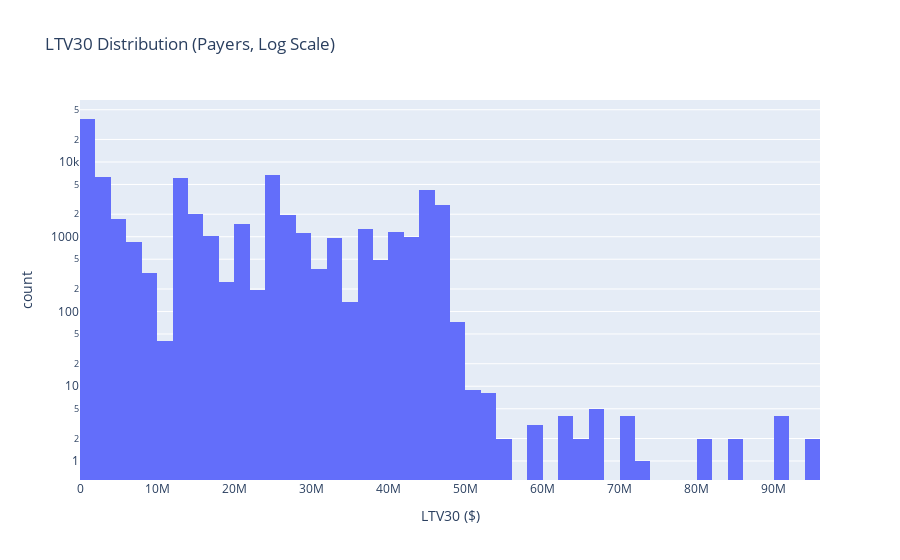

The cell this chart's notebook holds for it:
### Code cell
# LTV30 Distribution with Currency Toggle
ltv_display = convert_currency(df[df['ltv30'] > 0]['ltv30'], CURRENCY)

fig = px.histogram(
    ltv_display, 
    nbins=50,
    title=f'LTV30 Distribution (Payers Only, Log Scale) - {CURRENCY}',
    log_y=True, 
    labels={'value': f'LTV30 ({currency_symbol})'}
)
fig.update_layout(showlegend=False, xaxis_title=f'LTV30 ({currency_symbol})')
fig.show()

### Figure 1 — Plotly figure (JSON) as saved in the notebook; plotly's stock layout.template omitted (floating-point values rounded to 4 significant figures; data arrays with more than 128 entries replaced by an {"elided": "..."} marker saying what was removed)
{"data": [{"bingroup": "x", "hovertemplate": "LTV30 ($)=%{x}<br>count=%{y}<extra></extra>", "legendgroup": "", "marker": {"color": "#636efa", "pattern": {"shape": ""}}, "name": "", "nbinsx": 50, "orientation": "v", "showlegend": false, "type": "histogram", "x": {"elided": "80184 float values"}, "xaxis": "x", "yaxis": "y"}], "layout": {"barmode": "relative", "legend": {"tracegroupgap": 0}, "title": {"text": "LTV30 Distribution (Payers, Log Scale)"}, "xaxis": {"anchor": "y", "domain": [0, 1], "title": {"text": "LTV30 ($)"}}, "yaxis": {"anchor": "x", "domain": [0, 1], "title": {"text": "count"}, "type": "log"}}}
